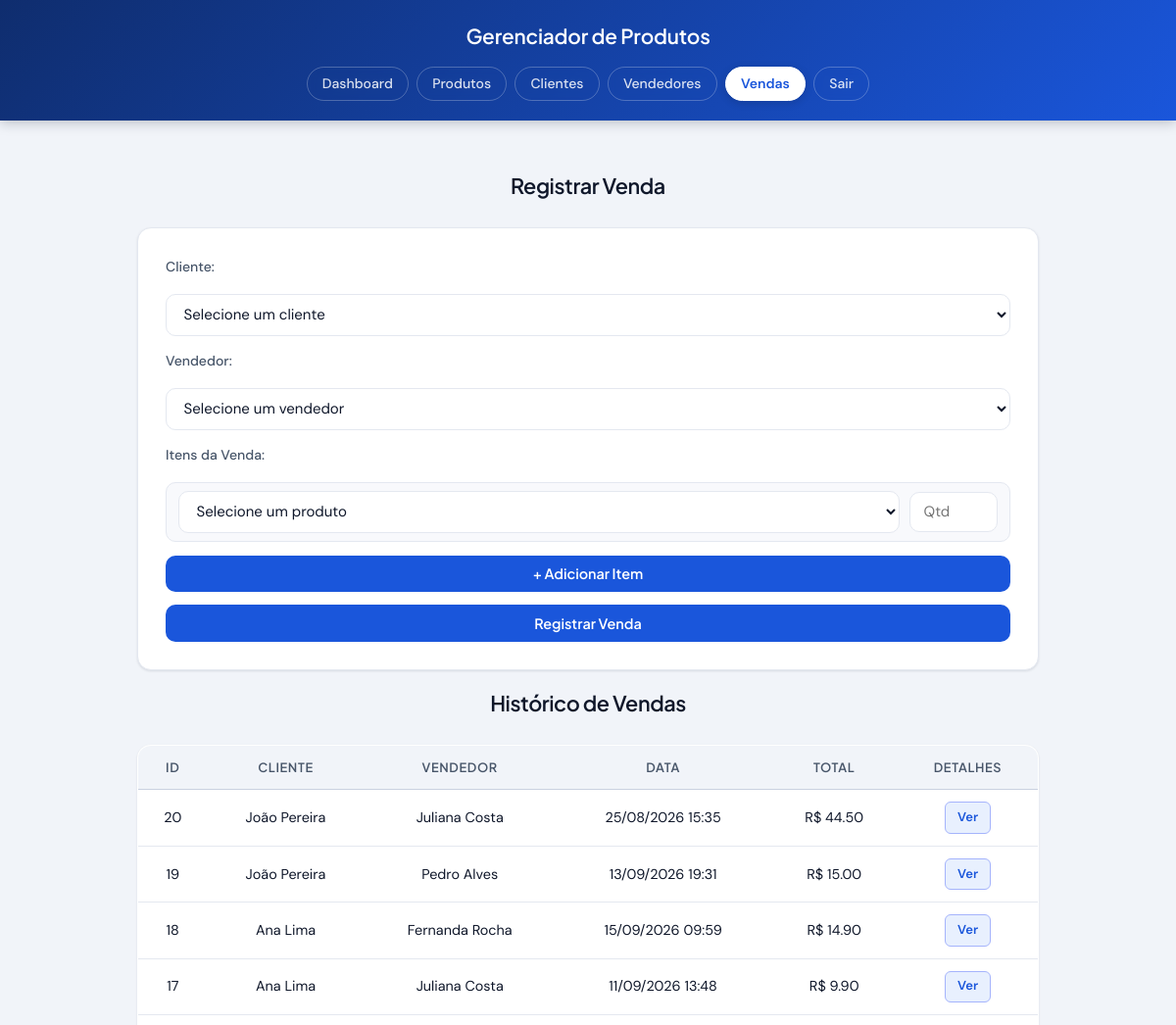
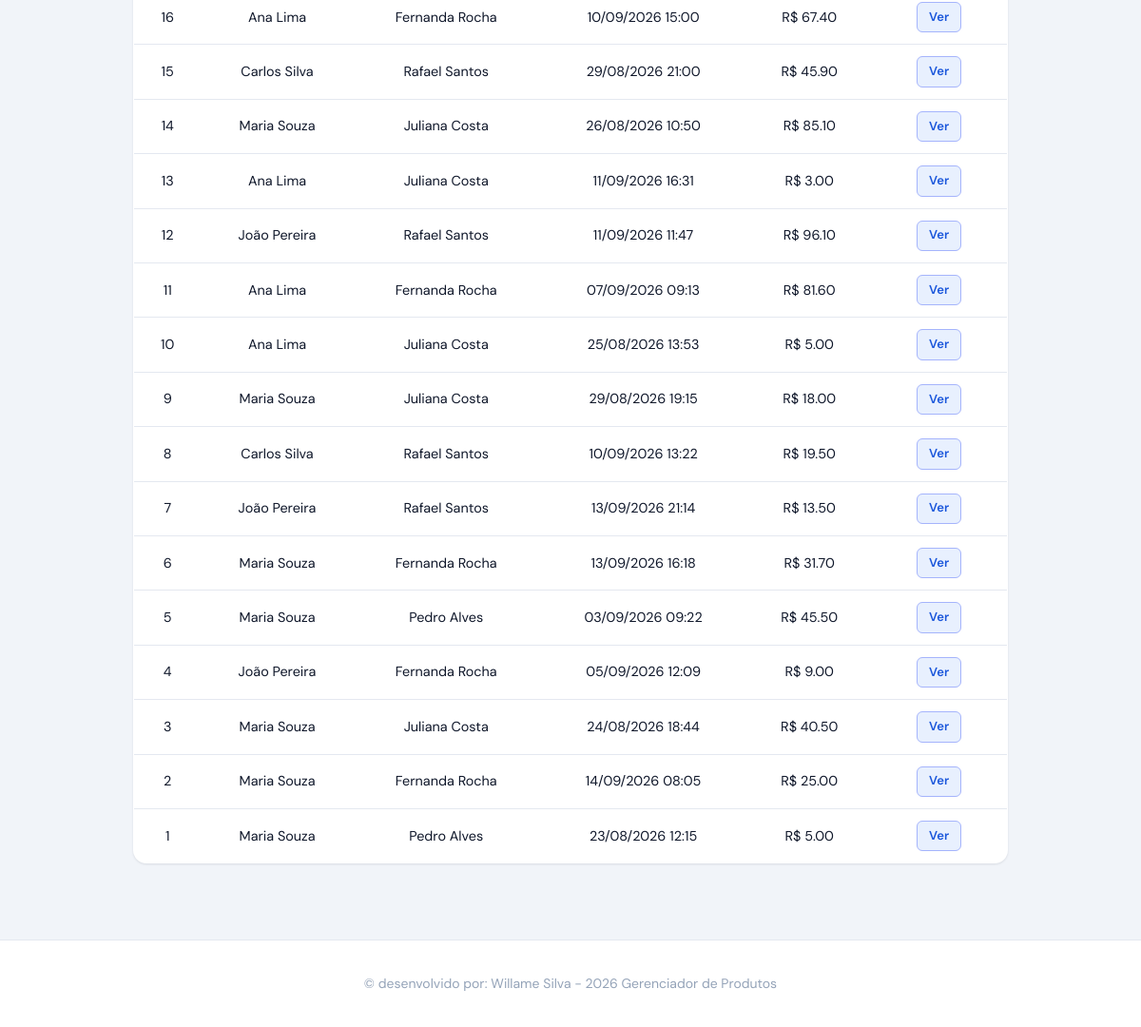
The page /vendas (signed in) on the database its author committed (2 pictures, top to bottom).
### tables this page shows
CREATE TABLE vendas (
            id INTEGER PRIMARY KEY AUTOINCREMENT,
            cliente_id INTEGER NOT NULL,
            vendedor_id INTEGER NOT NULL,
            data TEXT NOT NULL,
            total REAL NOT NULL,
            FOREIGN KEY (cliente_id) REFERENCES clientes(id),
            FOREIGN KEY (vendedor_id) REFERENCES vendedores(id)
        );

CREATE TABLE clientes (
            id INTEGER PRIMARY KEY AUTOINCREMENT,
            nome TEXT NOT NULL,
            cpf TEXT NOT NULL,
            telefone TEXT NOT NULL,
            email TEXT NOT NULL
        );

CREATE TABLE vendedores (
            id INTEGER PRIMARY KEY AUTOINCREMENT,
            nome TEXT NOT NULL,
            cpf TEXT NOT NULL,
            telefone TEXT NOT NULL
        );

### app.py (the view)
@app.route('/vendas')
@login_required
def vendas():
    conn = get_db_connection()
    vendas = conn.execute('''
        SELECT v.id, c.nome AS cliente, vd.nome AS vendedor, v.data, v.total
        FROM vendas v
        JOIN clientes c ON v.cliente_id = c.id
        JOIN vendedores vd ON v.vendedor_id = vd.id
        ORDER BY v.id DESC
    ''').fetchall()
    clientes = conn.execute("SELECT * FROM clientes").fetchall()
    vendedores = conn.execute("SELECT * FROM vendedores").fetchall()
    produtos = conn.execute("SELECT * FROM produtos").fetchall()
    conn.close()
    return render_template('vendas.html', vendas=vendas, clientes=clientes, vendedores=vendedores, produtos=produtos)

### app.py (called while the page is built)
def get_db_connection():
    conn = sqlite3.connect(DATABASE)
    conn.row_factory = sqlite3.Row
    conn.execute("PRAGMA foreign_keys=ON;")
    return conn

@app.before_request
def controlar_sessao():
    if 'usuario_id' in session:
        agora = datetime.utcnow()
        ultima_atividade = session.get('last_activity')
        if ultima_atividade:
            ultima_atividade = datetime.fromisoformat(ultima_atividade)
            if agora - ultima_atividade > INACTIVITY_TIMEOUT:
                session.clear()
                flash('Sua sessão expirou por inatividade. Faça login novamente.')
                return redirect(url_for('login'))
        session['last_activity'] = agora.isoformat()
        session.permanent = True

def login_required(f):
    @wraps(f)
    def decorated_function(*args, **kwargs):
        if 'usuario_id' not in session:
            return redirect(url_for('login'))
        return f(*args, **kwargs)
    return decorated_function

### templates/vendas.html (shortened to what this page needs)
<!DOCTYPE html>
<html lang="pt-br">
<head>
  <link rel="stylesheet" href="{{ url_for('static', filename='styles.css') }}">
</head>
<body>
  <header>
    <h1>Gerenciador de Produtos</h1>
    <nav>
      <a href="/">Dashboard</a>
      <a href="/produtos">Produtos</a>
      <a href="/clientes">Clientes</a>
      <a href="/vendedores">Vendedores</a>
      <a href="/vendas" class="ativo">Vendas</a>
      <a href="/logout">Sair</a>
    </nav>
  </header>
  <main>
    <section class="form-section">
      <h2>Registrar Venda</h2>
      <form action="/add_venda" method="POST">
        <label for="cliente_id">Cliente:</label>
        <select id="cliente_id" name="cliente_id" required>
          <option value="">Selecione um cliente</option>
        </select>
        <label for="vendedor_id">Vendedor:</label>
        <select id="vendedor_id" name="vendedor_id" required>
          <option value="">Selecione um vendedor</option>
        </select>
        <label>Itens da Venda:</label>
        <div id="itens-container">
          <div class="item-venda">
            <select name="produto_id[]" required>
              <option value="">Selecione um produto</option>
            </select>
            <input type="number" name="quantidade[]" placeholder="Qtd" min="1" required>
          </div>
        </div>
        <button type="button" onclick="adicionarItem()">+ Adicionar Item</button>
        <button type="submit">Registrar Venda</button>
      </form>
    </section>
    <section class="table-section">
      <h2>Histórico de Vendas</h2>
      <table>
        <thead>
          <tr>
            <th>ID</th>
            <th>Cliente</th>
            <th>Vendedor</th>
            <th>Data</th>
            <th>Total</th>
            <th>Detalhes</th>
          </tr>
        </thead>
        <tbody>
          {% for venda in vendas %}
          <tr>
            <td>{{ venda[0] }}</td>
            <td>{{ venda[1] }}</td>
            <td>{{ venda[2] }}</td>
            <td>{{ venda[3] }}</td>
            <td>R$ {{ "%.2f"|format(venda[4]) }}</td>
            <td><a href="#" onclick="abrirModal({{ venda[0] }}); return false;" class="btn-detalhe">Ver</a></td>
          </tr>
          {% endfor %}
        </tbody>
      </table>
    </section>
  </main>
  <footer>
    <p>© desenvolvido por: Willame Silva - 2026 Gerenciador de Produtos</p>
  </footer>
</body>
</html>

### rows shown on the page
vendas: id "20", nome "João Pereira", nome "Juliana Costa", data "25/08/2026 15:35", total "44.50"
vendas: id "19", nome "João Pereira", nome "Pedro Alves", data "13/09/2026 19:31", total "15.00"
vendas: id "18", nome "Ana Lima", nome "Fernanda Rocha", data "15/09/2026 09:59", total "14.90"
vendas: id "17", nome "Ana Lima", nome "Juliana Costa", data "11/09/2026 13:48", total "9.90"
vendas: id "16", nome "Ana Lima", nome "Fernanda Rocha", data "10/09/2026 15:00", total "67.40"
vendas: id "15", nome "Carlos Silva", nome "Rafael Santos", data "29/08/2026 21:00", total "45.90"
vendas: id "14", nome "Maria Souza", nome "Juliana Costa", data "26/08/2026 10:50", total "85.10"
vendas: id "13", nome "Ana Lima", nome "Juliana Costa", data "11/09/2026 16:31", total "3.00"
vendas: id "12", nome "João Pereira", nome "Rafael Santos", data "11/09/2026 11:47", total "96.10"
vendas: id "11", nome "Ana Lima", nome "Fernanda Rocha", data "07/09/2026 09:13", total "81.60"
vendas: id "10", nome "Ana Lima", nome "Juliana Costa", data "25/08/2026 13:53", total "5.00"
vendas: id "9", nome "Maria Souza", nome "Juliana Costa", data "29/08/2026 19:15", total "18.00"
vendas: id "8", nome "Carlos Silva", nome "Rafael Santos", data "10/09/2026 13:22", total "19.50"
vendas: id "7", nome "João Pereira", nome "Rafael Santos", data "13/09/2026 21:14", total "13.50"
vendas: id "6", nome "Maria Souza", nome "Fernanda Rocha", data "13/09/2026 16:18", total "31.70"
vendas: id "5", nome "Maria Souza", nome "Pedro Alves", data "03/09/2026 09:22", total "45.50"
vendas: id "4", nome "João Pereira", nome "Fernanda Rocha", data "05/09/2026 12:09", total "9.00"
vendas: id "3", nome "Maria Souza", nome "Juliana Costa", data "24/08/2026 18:44", total "40.50"
vendas: id "2", nome "Maria Souza", nome "Fernanda Rocha", data "14/09/2026 08:05", total "25.00"
vendas: id "1", nome "Maria Souza", nome "Pedro Alves", data "23/08/2026 12:15", total "5.00"
